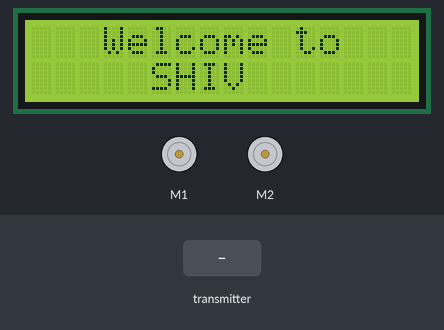
The sketch below on a simulated Arduino Uno, built with avr-gcc and run on an emulated ATmega328P. On the bench: 16×2 character LCD, 2 × DC motor (green arrow = forward, orange = backward, longer = faster). The inputs (shaded band) are chosen by the test bench. No radio packets arrive unless stated.

Above: at 1.2 s.
6.4 s: the transmitter starts sending joystick.0 = 256
At 7.2 s:
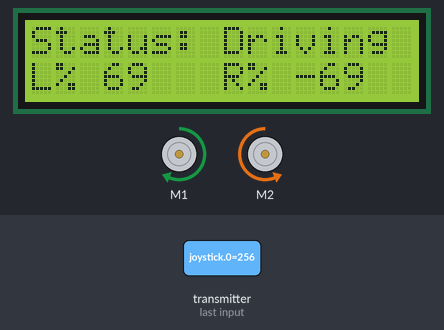
8.8 s: the transmitter starts sending joystick.1 = 256
At 9.85 s:
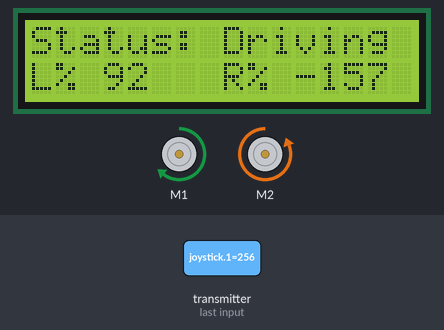
11.5 s: the transmitter starts sending joystick.0 = 0
At 12.19 s:
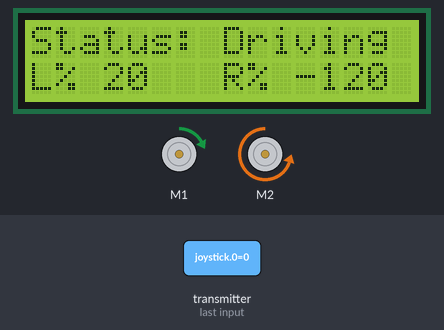
14.1 s: the transmitter starts sending joystick.1 = 0
At 14.87 s:
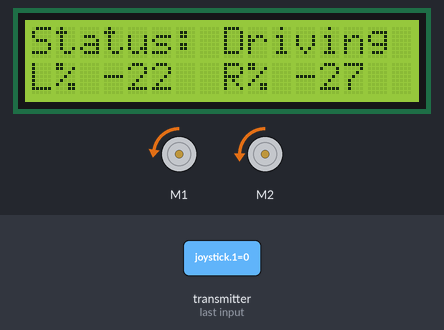
16.8 s: the transmitter starts sending joystick.0 = 512
At 17.55 s:
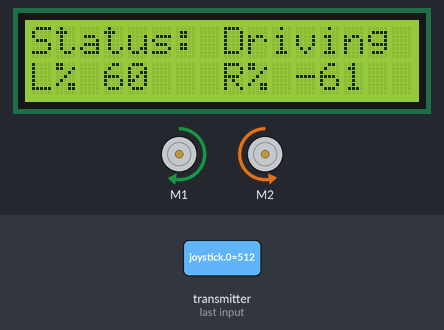
19.2 s: the transmitter starts sending joystick.1 = 512
At 23.2 s:
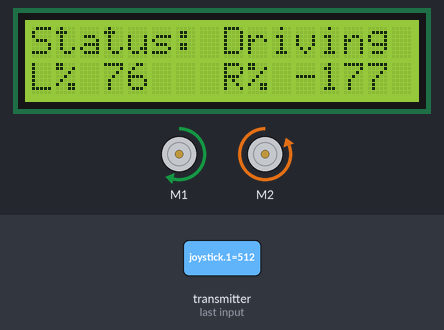
Timing chart, 0 to 24.7 s (numbered marks = the images above; inputs shaded):
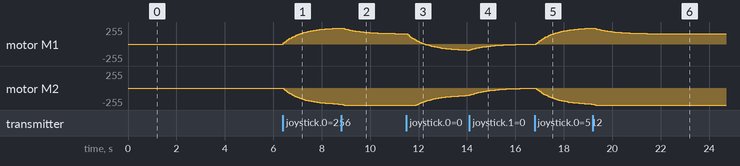

Measured:
- after the input at 6.4 s, motor M1: moves from stopped to forward 240/255 over 2.3 s, starting at once; motor M2: moves from stopped to backward 240/255 over 2.3 s, starting at once; the display: first changes after 0.34 s (image 1 shows a later state)
- after the input at 11.5 s, motor M2: moves from backward 255/255 to backward 112/255 over 2.0 s, starting after 0.41 s
- what the display in image 0 shows lasts 2.0 s, from 1.1 s to 3.1 s

The sketch:

SHIVboxFinal.ino
```cpp
// (licence header left out)
//This is LCD declarations stuff. Don't touch.
#include <Wire.h>
#include <LCD.h>
#include <LiquidCrystal_I2C.h>
#define I2C_ADDR    0x27  // Define I2C Address where the PCF8574A is
#define BACKLIGHT_PIN     3
#define En_pin  2
#define Rw_pin  1
#define Rs_pin  0
#define D4_pin  4
#define D5_pin  5
#define D6_pin  6
#define D7_pin  7
int n = 1;
LiquidCrystal_I2C	lcd(I2C_ADDR,En_pin,Rw_pin,Rs_pin,D4_pin,D5_pin,D6_pin,D7_pin);
//End of LCD declarations.

//Wireless Transceiver Declarations

  /*-----( Import needed libraries )-----*/
  #include <SPI.h>
  #include <nRF24L01.h>
  #include <RF24.h>
  /*-----( Declare Constants and Pin Numbers )-----*/
  #define CE_PIN   9
  #define CSN_PIN 10

  // NOTE: the "LL" at the end of the constant is "LongLong" type
  const uint64_t pipe = 0xE8E8F0F0E1LL; // Define the transmit pipe

  /*-----( Declare objects )-----*/
  RF24 radio(CE_PIN, CSN_PIN); // Create a Radio
  /*-----( Declare Variables )-----*/
  int joystick[2];  // 2 element array holding Joystick readings

//END of Wireless Transceiver Declarations

//ADXL345 Setup and Calibration Values
int xOffset;
int yOffset;
int offsetsAcquired = 0;
int wirelessX;
int wirelessY;
//END of ADXL345 Setup and Calibration Values

//Sabertooth Declarations
#include <SoftwareSerial.h>
#include <Sabertooth.h>

SoftwareSerial SWSerial(NOT_A_PIN, 6); // RX on no pin (unused), TX on pin 11 (to S1).
Sabertooth ST(128, SWSerial); // Address 128, and use SWSerial as the serial port.

  //Calculate motors
  int finalX = 0;
  int finalY = 0;
  float x;
  float y;
  float targetX, targetY;
  float easing = 0.07;  //the closer the number is to 1, the less the easing


void setup()
{
  //More LCD setup stuff. Don't touch.
  lcd.begin (16,2);
  lcd.setBacklightPin(BACKLIGHT_PIN,POSITIVE);
  lcd.setBacklight(HIGH);
  lcd.home ();                   // go home
  //End of LCD declarations.

  //Serial.begin(9600);
  delay(1000);
  //Serial.println("Nrf24L01 Receiver Starting");
  radio.begin();
  radio.openReadingPipe(1,pipe);
  radio.startListening();;

  //Write Welcome LCD Message
  lcd.clear();
  lcd.print("   Welcome to   ");
  lcd.setCursor ( 0, 1 );
  lcd.print("     SHIV   ");
  delay(2000);
  lcd.clear();

  SWSerial.begin(9600);
  ST.autobaud();

}//--(end setup )---


void loop()
{

  if ( radio.available() )
  {
    // Read the data payload until we've received everything
    bool done = false;
    while (!done)
    {
      // Fetch the data payload
      done = radio.read( joystick, sizeof(joystick) );
      wirelessX = (joystick[0]) * 1.15;
      wirelessY = (joystick[1] * -1) * 1.15;

      finalX = map(constrain(wirelessX, -200, 200), -200, 200, -127, 127);
      finalY = map(constrain(wirelessY, -200, 200), -500, 500, -127, 127);

      targetX = (finalX + finalY);
      float dx = (finalX + finalY) - x;
      if(abs(dx) > 1){
        x += dx * easing;
      }
      targetY = (finalY - finalX);
      float dy = (finalY - finalX) - y;
      if(abs(dy) > 1){
        y += dy * easing;
      }


      ST.motor(1, x);  // Send command
      delay(5);
      ST.motor(2, y);  // Send command
      delay(5);

      lcd.home ();                   // go home
      lcd.print("Status: Driving   ");
      lcd.setCursor ( 0, 1 );
      lcd.print("L% ");
      lcd.print((int)x);
      lcd.print("    ");
      lcd.setCursor ( 8, 1 );
      lcd.print("R% ");
      lcd.print((int)y);
      lcd.print("    ");


    }
  }
  else
  {
      //Serial.println("No radio available");
  }

}//--(end main loop )---

/*-----( Declare User-written Functions )-----*/
```
